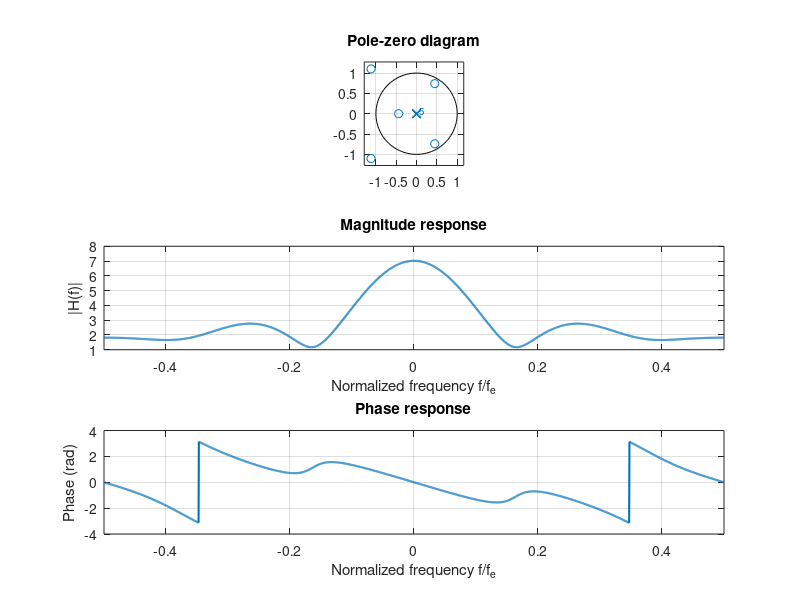

Recreate this plot in MATLAB.
close all ; clear all ; clc;


N = 2000;
R = 0.95;

f1_rej = 1/4; % Normalized
f2_rej = 4/9;

omega1 = 2*pi*f1_rej;
omega2 = 2*pi*f2_rej;

z1 = R * exp(1i*omega1);
z2 = R * exp(-1i*omega2);

fn = -1/2 : 1/N : 1/2 - 1/N;

b = [1, -2*real(z1)-2*real(z2), abs(z1)^2 + abs(z2)^2 + 4*real(z1)*real(z2), -2*real(z1)*abs(z2)^2 -2*real(z2)*abs(z1)^2, abs(z1)^2*abs(z2)^2];
a = 1;


h = freqz(b, a, 2*pi*fn);

u = randn(1, N);
x = filter(b, 1, u);


figure;

subplot(3, 1, 1);
zplane(b, a);
title('Pole-zero diagram');
grid on;

subplot(3, 1, 2);
plot(fn, abs(h), 'LineWidth', 1.5);
xlabel('Normalized frequency f/f_e');
ylabel('|H(f)|');
title('Magnitude response');
grid on;
xlim([-0.5 0.5]);

subplot(3, 1, 3);
plot(fn, angle(h), 'LineWidth', 1.5);
xlabel('Normalized frequency f/f_e');
ylabel('Phase (rad)');
title('Phase response');
grid on;
xlim([-0.5 0.5]);
